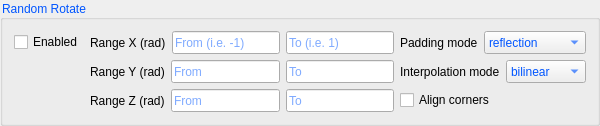
            <widget class="QGroupBox" name="groupBox_15">
             <property name="autoFillBackground">
              <bool>true</bool>
             </property>
             <property name="styleSheet">
              <string notr="true">color: rgb(0, 85, 255);</string>
             </property>
             <property name="title">
              <string>Random Rotate</string>
             </property>
             <layout class="QGridLayout" name="gridLayout">
              <item row="0" column="0">
               <widget class="QCheckBox" name="randomRotateEnabled">
                <property name="styleSheet">
                 <string notr="true">color: rgb(0, 0,0);</string>
                </property>
                <property name="text">
                 <string>Enabled</string>
                </property>
               </widget>
              </item>
              <item row="1" column="2">
               <layout class="QHBoxLayout" name="horizontalLayout_6">
                <item>
                 <widget class="QLabel" name="label_12">
                  <property name="styleSheet">
                   <string notr="true">color: rgb(0, 0, 0);</string>
                  </property>
                  <property name="text">
                   <string>Interpolation mode</string>
                  </property>
                 </widget>
                </item>
                <item>
                 <widget class="QComboBox" name="randomRotateInterpolationMode">
                  <property name="sizePolicy">
                   <sizepolicy hsizetype="Expanding" vsizetype="Fixed">
                    <horstretch>0</horstretch>
                    <verstretch>0</verstretch>
                   </sizepolicy>
                  </property>
                  <property name="minimumSize">
                   <size>
                    <width>0</width>
                    <height>23</height>
                   </size>
                  </property>
                  <item>
                   <property name="text">
                    <string>bilinear</string>
                   </property>
                  </item>
                  <item>
                   <property name="text">
                    <string>nearest</string>
                   </property>
                  </item>
                 </widget>
                </item>
               </layout>
              </item>
              <item row="0" column="1">
               <layout class="QHBoxLayout" name="horizontalLayout_3">
                <item>
                 <widget class="QLabel" name="label_9">
                  <property name="styleSheet">
                   <string notr="true">color: rgb(0, 0,0);</string>
                  </property>
                  <property name="text">
                   <string>Range X (rad)</string>
                  </property>
                 </widget>
                </item>
                <item>
                 <widget class="QLineEdit" name="randomRotateFromX">
                  <property name="sizePolicy">
                   <sizepolicy hsizetype="Expanding" vsizetype="Fixed">
                    <horstretch>0</horstretch>
                    <verstretch>0</verstretch>
                   </sizepolicy>
                  </property>
                  <property name="minimumSize">
                   <size>
                    <width>0</width>
                    <height>23</height>
                   </size>
                  </property>
                  <property name="styleSheet">
                   <string notr="true">color: rgb(0, 85, 255);</string>
                  </property>
                  <property name="placeholderText">
                   <string>From (i.e. -1)</string>
                  </property>
                 </widget>
                </item>
                <item>
                 <widget class="QLineEdit" name="randomRotateToX">
                  <property name="sizePolicy">
                   <sizepolicy hsizetype="Expanding" vsizetype="Fixed">
                    <horstretch>0</horstretch>
                    <verstretch>0</verstretch>
                   </sizepolicy>
                  </property>
                  <property name="minimumSize">
                   <size>
                    <width>0</width>
                    <height>23</height>
                   </size>
                  </property>
                  <property name="styleSheet">
                   <string notr="true"/>
                  </property>
                  <property name="placeholderText">
                   <string>To (i.e. 1)</string>
                  </property>
                 </widget>
                </item>
               </layout>
              </item>
              <item row="1" column="1">
               <layout class="QHBoxLayout" name="horizontalLayout_4">
                <item>
                 <widget class="QLabel" name="labelY">
                  <property name="styleSheet">
                   <string notr="true">color: rgb(0, 0,0);</string>
                  </property>
                  <property name="text">
                   <string>Range Y (rad)</string>
                  </property>
                 </widget>
                </item>
                <item>
                 <widget class="QLineEdit" name="randomRotateFromY">
                  <property name="sizePolicy">
                   <sizepolicy hsizetype="Expanding" vsizetype="Fixed">
                    <horstretch>0</horstretch>
                    <verstretch>0</verstretch>
                   </sizepolicy>
                  </property>
                  <property name="minimumSize">
                   <size>
                    <width>0</width>
                    <height>23</height>
                   </size>
                  </property>
                  <property name="styleSheet">
                   <string notr="true">color: rgb(0, 85, 255);</string>
                  </property>
                  <property name="text">
                   <string/>
                  </property>
                  <property name="placeholderText">
                   <string>From</string>
                  </property>
                 </widget>
                </item>
                <item>
                 <widget class="QLineEdit" name="randomRotateToY">
                  <property name="sizePolicy">
                   <sizepolicy hsizetype="Expanding" vsizetype="Fixed">
                    <horstretch>0</horstretch>
                    <verstretch>0</verstretch>
                   </sizepolicy>
                  </property>
                  <property name="minimumSize">
                   <size>
                    <width>0</width>
                    <height>23</height>
                   </size>
                  </property>
                  <property name="styleSheet">
                   <string notr="true">color: rgb(0, 85, 255);</string>
                  </property>
                  <property name="text">
                   <string/>
                  </property>
                  <property name="placeholderText">
                   <string>To</string>
                  </property>
                 </widget>
                </item>
               </layout>
              </item>
              <item row="0" column="2">
               <layout class="QHBoxLayout" name="horizontalLayout_7">
                <item>
                 <widget class="QLabel" name="label_13">
                  <property name="styleSheet">
                   <string notr="true">color: rgb(0, 0,0);</string>
                  </property>
                  <property name="text">
                   <string>Padding mode</string>
                  </property>
                 </widget>
                </item>
                <item>
                 <widget class="QComboBox" name="randomRotatePaddingMode">
                  <property name="sizePolicy">
                   <sizepolicy hsizetype="Expanding" vsizetype="Fixed">
                    <horstretch>0</horstretch>
                    <verstretch>0</verstretch>
                   </sizepolicy>
                  </property>
                  <property name="minimumSize">
                   <size>
                    <width>0</width>
                    <height>23</height>
                   </size>
                  </property>
                  <item>
                   <property name="text">
                    <string>reflection</string>
                   </property>
                  </item>
                  <item>
                   <property name="text">
                    <string>constant</string>
                   </property>
                  </item>
                  <item>
                   <property name="text">
                    <string>zeros</string>
                   </property>
                  </item>
                  <item>
                   <property name="text">
                    <string>border</string>
                   </property>
                  </item>
                  <item>
                   <property name="text">
                    <string>grid-constant</string>
                   </property>
                  </item>
                  <item>
                   <property name="text">
                    <string>wrap</string>
                   </property>
                  </item>
                  <item>
                   <property name="text">
                    <string>reflect</string>
                   </property>
                  </item>
                  <item>
                   <property name="text">
                    <string>nearest</string>
                   </property>
                  </item>
                  <item>
                   <property name="text">
                    <string>grid-mirror</string>
                   </property>
                  </item>
                  <item>
                   <property name="text">
                    <string>grid-wrap</string>
                   </property>
                  </item>
                 </widget>
                </item>
               </layout>
              </item>
              <item row="2" column="1">
               <layout class="QHBoxLayout" name="horizontalLayout_5">
                <item>
                 <widget class="QLabel" name="label_11">
                  <property name="styleSheet">
                   <string notr="true">color: rgb(0, 0, 0);</string>
                  </property>
                  <property name="text">
                   <string>Range Z (rad)</string>
                  </property>
                 </widget>
                </item>
                <item>
                 <widget class="QLineEdit" name="randomRotateFromZ">
                  <property name="sizePolicy">
                   <sizepolicy hsizetype="Expanding" vsizetype="Fixed">
                    <horstretch>0</horstretch>
                    <verstretch>0</verstretch>
                   </sizepolicy>
                  </property>
                  <property name="minimumSize">
                   <size>
                    <width>0</width>
                    <height>23</height>
                   </size>
                  </property>
                  <property name="styleSheet">
                   <string notr="true">color: rgb(0, 85, 255);</string>
                  </property>
                  <property name="text">
                   <string/>
                  </property>
                  <property name="placeholderText">
                   <string>From</string>
                  </property>
                 </widget>
                </item>
                <item>
                 <widget class="QLineEdit" name="randomRotateToZ">
                  <property name="sizePolicy">
                   <sizepolicy hsizetype="Expanding" vsizetype="Fixed">
                    <horstretch>0</horstretch>
                    <verstretch>0</verstretch>
                   </sizepolicy>
                  </property>
                  <property name="minimumSize">
                   <size>
                    <width>0</width>
                    <height>23</height>
                   </size>
                  </property>
                  <property name="styleSheet">
                   <string notr="true">color: rgb(0, 85, 255);</string>
                  </property>
                  <property name="text">
                   <string/>
                  </property>
                  <property name="placeholderText">
                   <string>To</string>
                  </property>
                 </widget>
                </item>
               </layout>
              </item>
              <item row="2" column="2">
               <widget class="QCheckBox" name="randomRotateAlignCorners">
                <property name="styleSheet">
                 <string notr="true">color: rgb(0, 0, 0);</string>
                </property>
                <property name="text">
                 <string>Align corners</string>
                </property>
               </widget>
              </item>
             </layout>
            </widget>
